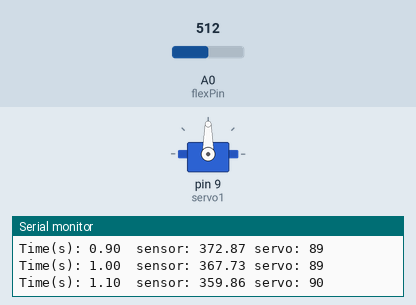
Bench run of a sketch on a simulated Arduino Uno, built with avr-gcc and run on an emulated ATmega328P. On the bench: servo, the last lines printed to the serial monitor. The inputs (shaded band) are chosen by the test bench; at power-on: A0 (flexPin) = 512.

Above: at 1.2 s.
1.3 s: A0 (flexPin) set to 1023
At 2.5 s:
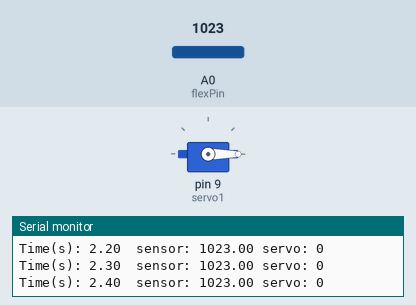
2.9 s: A0 (flexPin) set to 900
At 3.5 s:
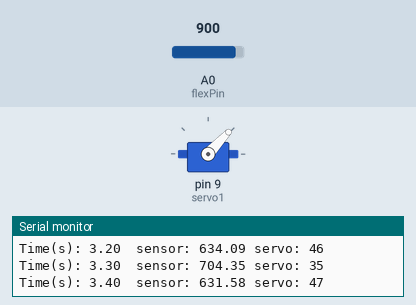
5.9 s: A0 (flexPin) set to 716
At 7.4 s:
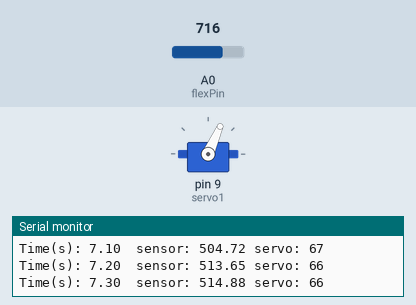
8.9 s: A0 (flexPin) set to 306
Timing chart, 0 to 11.5 s (numbered marks = the images above; inputs shaded):
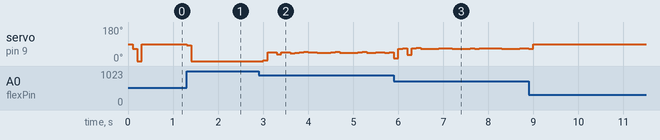

The sketch:

MatDevFinalProject.ino
```cpp
#include <Servo.h>
#include <Time.h>
#define UPDATE 100

Servo servo1;
const int flexPin = A0;
unsigned long timeStamp = 0;
unsigned long readTime = 0;
int i;
int servoPosition;
float flexPositionTotal = 0.0;
float flexAverage;

void setup ()
{
  Serial.begin(9600);
  servo1.attach(9);
}

void loop ()
{
  timeStamp = millis();

  if ((timeStamp - readTime) >= UPDATE) {
  Serial.print("Time(s): ");
  Serial.print(timeStamp / 1000.0);

  flexAverage = flexPositionTotal / i;
  servoPosition = map(flexAverage, 360, 920, 90, 0);
  servoPosition = constrain(servoPosition, 0, 90);
  servo1.write(servoPosition);

  Serial.print("  sensor: ");
  Serial.print(flexAverage);
  Serial.print(" servo: ");
  Serial.println(servoPosition);

  readTime = timeStamp;
  i = 0;
  flexPositionTotal = 0.0;

  } else {
  flexPositionTotal += analogRead(flexPin);
  i += 1;
  // Serial.print(" i: ");
  // Serial.print(i);
  }
}
```

Measured:
- after the input at 2.9 s, servo on pin 9 (servo1): 0° → 4° after 0.10 s, → 47° 0.10 s later, → 46° 0.10 s later, → 35° 0.10 s later, … (25 changes in this stretch)
